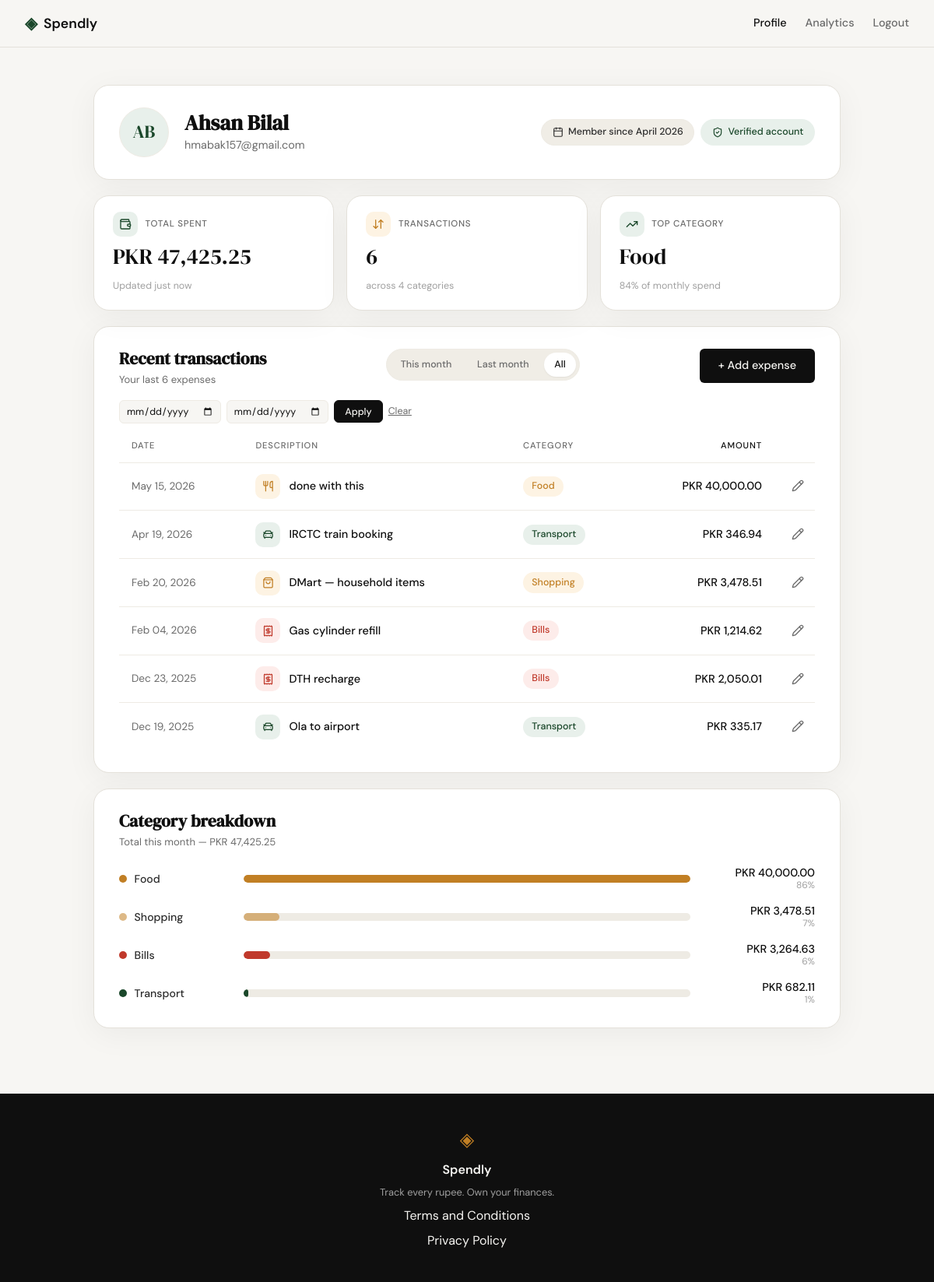
/profile?range=all (signed in), run on the app's committed database.
### tables this page shows
CREATE TABLE users (
            id INTEGER PRIMARY KEY AUTOINCREMENT,
            name TEXT NOT NULL,
            email TEXT UNIQUE NOT NULL,
            password_hash TEXT NOT NULL,
            created_at TEXT DEFAULT (datetime('now'))
        );

CREATE TABLE expenses (
            id INTEGER PRIMARY KEY AUTOINCREMENT,
            user_id INTEGER NOT NULL REFERENCES users(id),
            amount REAL NOT NULL,
            category TEXT NOT NULL,
            date TEXT NOT NULL,
            description TEXT,
            created_at TEXT DEFAULT (datetime('now'))
        );

### app.py (the view)
@app.route("/profile")
def profile():
    if not session.get("user_id"):
        return redirect(url_for("login"))
    user = queries.get_user_by_id(session["user_id"])
    if user is None:
        session.pop("user_id", None)
        return redirect(url_for("login"))
    raw_from = request.args.get("from", "")
    raw_to = request.args.get("to", "")
    has_from_key = "from" in request.args
    has_to_key = "to" in request.args
    if has_from_key and has_to_key and not raw_from and not raw_to:
        preserved_range = request.args.get("range")
        if preserved_range in queries.TX_RANGES:
            return redirect(url_for("profile", range=preserved_range))
        return redirect(url_for("profile"))
    filter_error = None
    date_from = None
    date_to = None
    parsed_from = None
    parsed_to = None
    if raw_from:
        try:
            parsed_from = datetime.strptime(raw_from, "%Y-%m-%d")
        except ValueError:
            filter_error = "Please enter dates as YYYY-MM-DD."
    if raw_to and filter_error is None:
        try:
            parsed_to = datetime.strptime(raw_to, "%Y-%m-%d")
        except ValueError:
            filter_error = "Please enter dates as YYYY-MM-DD."
    if filter_error is None and parsed_from and parsed_to and parsed_from > parsed_to:
        filter_error = "Start date must be on or before end date."
    if filter_error is None:
        date_from = raw_from if parsed_from else None
        date_to = raw_to if parsed_to else None
    tx_range = request.args.get("range", "this_month")
    if tx_range not in queries.TX_RANGES:
        tx_range = "this_month"
    if bool(date_from) or bool(date_to):
        assert "custom" not in queries.TX_RANGES, \
            "TX_RANGES must not contain 'custom' — it's reserved for the date filter sentinel"
        tx_range = "custom"
    user_id = session["user_id"]
    stats = queries.get_summary_stats(user_id)
    expenses = queries.get_recent_transactions(
        user_id,
        limit=10,
        period=tx_range,
        date_from=date_from,
        date_to=date_to,
    )
    breakdown = queries.get_category_breakdown(user_id)
    breakdown_max_pct = max((b["pct"] for b in breakdown), default=1)
    initials = "".join(part[0] for part in user["name"].split()[:2]).upper() or "?"
    return render_template(
        "profile.html",
        user=user,
        initials=initials,
        member_since=user["member_since"],
        stats=stats,
        expenses=expenses,
        breakdown=breakdown,
        breakdown_max_pct=breakdown_max_pct,
        tx_range=tx_range,
        date_from=date_from or "",
        date_to=date_to or "",
        filter_error=filter_error,
    )

### database/db.py (called while the page is built)
def get_db():
    conn = sqlite3.connect(DB_PATH)
    conn.row_factory = sqlite3.Row
    conn.execute("PRAGMA foreign_keys = ON")
    return conn

### database/queries.py (called while the page is built)
def get_user_by_id(user_id):
    conn = get_db()
    try:
        row = conn.execute(
            "SELECT id, name, email, created_at FROM users WHERE id = ?",
            (user_id,),
        ).fetchone()
    finally:
        conn.close()
    if row is None:
        return None
    member_since = "—"
    created_at = row["created_at"]
    if created_at:
        try:
            dt = datetime.strptime(created_at, "%Y-%m-%d %H:%M:%S")
            member_since = f"{dt:%B %Y}"
        except ValueError:
            member_since = "—"
    return {
        "id": row["id"],
        "name": row["name"],
        "email": row["email"],
        "member_since": member_since,
    }

def get_summary_stats(user_id):
    conn = get_db()
    try:
        totals = conn.execute(
            "SELECT COALESCE(SUM(amount), 0) AS total, COUNT(*) AS count "
            "FROM expenses WHERE user_id = ?",
            (user_id,),
        ).fetchone()
        top_row = conn.execute(
            "SELECT category, SUM(amount) AS cat_total FROM expenses "
            "WHERE user_id = ? GROUP BY category ORDER BY cat_total DESC LIMIT 1",
            (user_id,),
        ).fetchone()
    finally:
        conn.close()
    total_spent = float(totals["total"]) if totals is not None else 0.0
    transaction_count = int(totals["count"]) if totals is not None else 0
    top_category = top_row["category"] if top_row is not None else "—"
    return {
        "total_spent": total_spent,
        "transaction_count": transaction_count,
        "top_category": top_category,
    }

### templates/profile.html (shortened to what this page needs)
{% extends "base.html" %}
{% set bd_total = breakdown|sum(attribute='amount') %}
{% set cat_icon = {
    'Food': 'utensils',
    'Transport': 'car-front',
    'Bills': 'receipt',
    'Health': 'heart-pulse',
    'Entertainment': 'film',
    'Shopping': 'shopping-bag',
    'Other': 'tag'
} %}
{% block content %}
<section class="profile-section">
    <div class="profile-container">
        <article class="profile-hero">
            <div class="profile-hero-main">
                <div class="profile-hero-avatar">{{ initials }}</div>
                <div class="profile-hero-id">
                    <h1 class="profile-hero-name">{{ user.name }}</h1>
                    <p class="profile-hero-email">{{ user.email }}</p>
                </div>
            </div>
            <div class="profile-hero-meta">
                <span class="profile-hero-pill">
                    <i data-lucide="calendar"></i>
                    Member since {{ member_since }}
                </span>
                <span class="profile-hero-pill profile-hero-pill-success">
                    <i data-lucide="shield-check"></i>
                    Verified account
                </span>
            </div>
        </article>
        <div class="stats-grid">
            <div class="stat-card">
                <div class="stat-head">
                    <span class="stat-icon stat-icon-accent"><i data-lucide="wallet"></i></span>
                    <span class="stat-label">Total spent</span>
                </div>
                <span class="stat-value">PKR {{ "{:,.2f}".format(stats.total_spent) }}</span>
                <div class="stat-foot">
                    <span class="stat-foot-text">Updated just now</span>
                </div>
            </div>
            <div class="stat-card">
                <div class="stat-head">
                    <span class="stat-icon stat-icon-amber"><i data-lucide="arrow-down-up"></i></span>
                    <span class="stat-label">Transactions</span>
                </div>
                <span class="stat-value">{{ stats.transaction_count }}</span>
                <div class="stat-foot">
                    <span class="stat-foot-text">across {{ breakdown|length }} categor{{ 'y' if breakdown|length == 1 else 'ies' }}</span>
                </div>
            </div>
            <div class="stat-card">
                <div class="stat-head">
                    <span class="stat-icon stat-icon-accent"><i data-lucide="trending-up"></i></span>
                    <span class="stat-label">Top category</span>
                </div>
                <span class="stat-value">{{ stats.top_category }}</span>
                <div class="stat-foot">
                    {% if breakdown and bd_total > 0 %}
                        {% set top_amt = (breakdown|selectattr('name','equalto',stats.top_category)|map(attribute='amount')|first) or 0 %}
                        <span class="stat-foot-text">{{ ((top_amt / bd_total) * 100)|round(0)|int }}% of monthly spend</span>
                    {% else %}
                        <span class="stat-foot-text">No spend yet</span>
                    {% endif %}
                </div>
            </div>
        </div>
        <section class="profile-panel">
            <header class="panel-header">
                <div class="panel-title-wrap">
                    <h2 class="panel-title">Recent transactions</h2>
                    <p class="panel-sub">Your last {{ expenses|length }} expense{{ '' if expenses|length == 1 else 's' }}</p>
                </div>
                <div class="panel-tools">
                    <a class="filter-pill{% if tx_range == 'this_month' %} is-active{% endif %}"
                       href="{{ url_for('profile', range='this_month') }}">This month</a>
                    <a class="filter-pill{% if tx_range == 'last_month' %} is-active{% endif %}"
                       href="{{ url_for('profile', range='last_month') }}">Last month</a>
                    <a class="filter-pill{% if tx_range == 'all' %} is-active{% endif %}"
                       href="{{ url_for('profile', range='all') }}">All</a>
                </div>
                <a class="btn-primary" href="{{ url_for('add_expense') }}">+ Add expense</a>
                <form method="get" action="{{ url_for('profile') }}" class="filter-form">
                    <input type="date" class="filter-date" name="from" value="{{ date_from }}" aria-label="From">
                    <input type="date" class="filter-date" name="to" value="{{ date_to }}" aria-label="To">
                    <button type="submit" class="filter-apply">Apply</button>
                    <a class="filter-clear" href="{{ url_for('profile') }}">Clear</a>
                </form>
            </header>
            {% if expenses %}
            <div class="tx-table-wrap">
                <table class="tx-table">
                    <thead>
                        <tr>
                            <th>Date</th>
                            <th>Description</th>
                            <th>Category</th>
                            <th class="tx-amount">Amount</th>
                            <th class="tx-actions"><span class="sr-only">Actions</span></th>
                        </tr>
                    </thead>
                    <tbody>
                        {% for e in expenses %}
                        <tr>
                            <td class="tx-date">{{ e.date }}</td>
                            <td>
                                <div class="tx-desc">
                                    <span class="tx-desc-icon cat-{{ e.category|lower }}">
                                        <i data-lucide="{{ cat_icon.get(e.category, 'tag') }}"></i>
                                    </span>
                                    <span class="tx-desc-text">{{ e.description }}</span>
                                </div>
                            </td>
                            <td><span class="tx-pill cat-{{ e.category|lower }}">{{ e.category }}</span></td>
                            <td class="tx-amount">PKR {{ "{:,.2f}".format(e.amount) }}</td>
                            <td class="tx-actions">
                                <a class="tx-edit" href="{{ url_for('edit_expense', id=e.id) }}" aria-label="Edit expense">
                                    <i data-lucide="pencil"></i>
                                </a>
                            </td>
                        </tr>
                        {% endfor %}
                    </tbody>
                </table>
            </div>
            {% else %}
            <div class="tx-empty">
                <p>You haven't logged any expenses yet.</p>
                <a class="btn-primary" href="{{ url_for('add_expense') }}">Add your first expense</a>
            </div>
            {% endif %}
        </section>
        <section class="profile-panel">
            <header class="panel-header">
                <div class="panel-title-wrap">
                    <h2 class="panel-title">Category breakdown</h2>
                    <p class="panel-sub">Total this month — PKR {{ "{:,.2f}".format(bd_total) }}</p>
                </div>
            </header>
            {% if breakdown %}
            <div class="bd-list">
                {% for b in breakdown %}
                <div class="bd-row">
                    <div class="bd-cat">
                        <span class="bd-cat-dot bar-{{ b.name|lower }}"></span>
                        <span class="bd-cat-name">{{ b.name }}</span>
                    </div>
                    <div class="bd-track">
                        <div class="bd-fill bar-{{ b.name|lower }}"
                             style="width: {{ ((b.pct / breakdown_max_pct) * 100)|round(0, 'floor') }}%;"></div>
                    </div>
                    <div class="bd-meta">
                        <span class="bd-amount">PKR {{ "{:,.2f}".format(b.amount) }}</span>
                        <span class="bd-pct">{{ b.pct }}%</span>
                    </div>
                </div>
                {% endfor %}
            </div>
            {% else %}
            <p class="bd-empty">Log some expenses to see your category breakdown.</p>
            {% endif %}
        </section>
    </div>
</section>
{% endblock %}

### data on the page
users: name "Ahsan Bilal", email "hmabak157@gmail.com"
expenses: top_category "Food", date "May 15, 2026", description "done with this", category "Food", amount "40,000.00", name "Food", {{ ((b.pct / breakdown_max_pct) * 100)|round(0, 'floor') }} 100.0 (drawn), pct "86"
expenses: date "Apr 19, 2026", description "IRCTC train booking", category "Transport", amount "346.94"
expenses: date "Feb 20, 2026", description "DMart — household items", category "Shopping", amount "3,478.51", name "Shopping", {{ ((b.pct / breakdown_max_pct) * 100)|round(0, 'floor') }} 8.0 (drawn), pct "7"
expenses: date "Feb 04, 2026", description "Gas cylinder refill", category "Bills", amount "1,214.62"
expenses: date "Dec 23, 2025", description "DTH recharge", category "Bills", amount "2,050.01"
expenses: date "Dec 19, 2025", description "Ola to airport", category "Transport", amount "335.17"

### other printed values
{{ initials }} "AB"
{{ member_since }} "April 2026"
{{ "{:,.2f}".format(stats.total_spent) }} "47,425.25"
{{ stats.transaction_count }} "6"
{{ breakdown|length }} "4"
{{ 'y' if breakdown|length == 1 else 'ies' }} "ies"
{{ ((top_amt / bd_total) * 100)|round(0)|int }} "84"
{{ expenses|length }} "6"
{{ '' if expenses|length == 1 else 's' }} "s"
{{ "{:,.2f}".format(bd_total) }} "47,425.25"
{{ b.name }} "Bills" "Transport"
{{ "{:,.2f}".format(b.amount) }} "3,264.63" "682.11"
{{ b.pct }} "6" "1"
